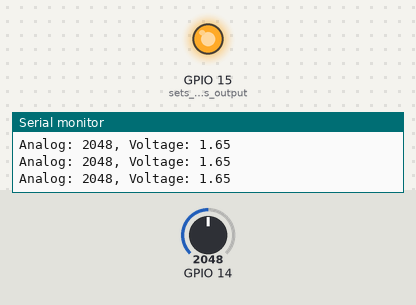
Bench run of a sketch on a simulated ESP32. Shown: output pins drawn as LEDs (lit = HIGH), the last lines printed to the serial monitor. The inputs (shaded band) are chosen by the test bench; at power-on: GPIO 14 = 2048.

Above: at 1.3 s.
1.4 s: GPIO 14 set to 491
At 2.7 s:
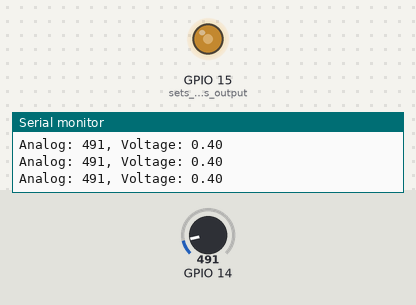
3.0 s: GPIO 14 set to 0
At 3.9 s:
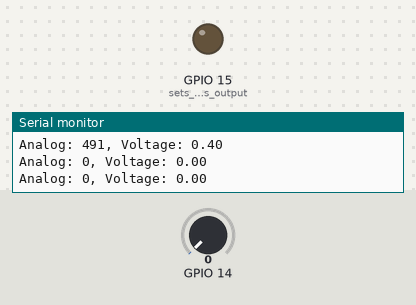
4.5 s: GPIO 14 set to 1228
At 5.1 s:
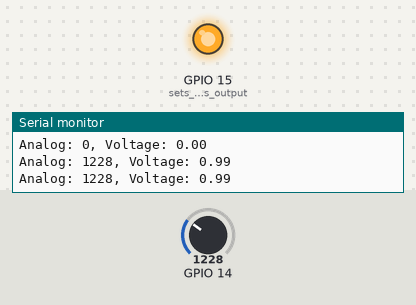
Timing chart, 0 to 7.5 s (numbered marks = the images above; inputs shaded):
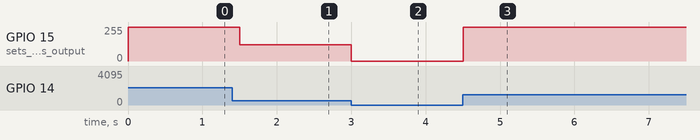

Measured:
- after the input at 1.4 s, GPIO 15 (sets_the_pin_as_output): 255/255 → 122/255 after 0.10 s
- after the input at 3.0 s, GPIO 15 (sets_the_pin_as_output): 122/255 → 0/255 at once
- after the input at 4.5 s, GPIO 15 (sets_the_pin_as_output): 0/255 → 255/255 at once

The sketch:

potenciometro.ino
```cpp
float floatMap(float x, float in_min, float in_max, float out_min, float out_max) {
  return (x - in_min) * (out_max - out_min) / (in_max - in_min) + out_min;
}

// the setup routine runs once when you press reset:
void setup() {
  pinMode(15, OUTPUT);  // sets the pin as output
  // initialize serial communication at 9600 bits per second:
  Serial.begin(9600);
  // set the ADC attenuation to 11 dB (up to ~3.3V input)
  analogSetAttenuation(ADC_11db);
}

// the loop routine runs over and over again forever:
void loop() {
  // read the input on analog pin GPIO36:
  int analogValue = analogRead(14);
  // Rescale to potentiometer's voltage (from 0V to 3.3V):
  float voltage = floatMap(analogValue, 0, 4095, 0, 3.3);

  // print out the value you read:
  Serial.print("Analog: ");
  Serial.print(analogValue);
  Serial.print(", Voltage: ");
  Serial.println(voltage);
  analogWrite(15, analogValue / 4); // analogRead values go from 0 to 1023, analogWrite values from 0 to 255

  delay(500);
}
```
